Frame 1 (no input): blank canvas, image omitted
Frame 60 (the mouse pressed at the canvas centre just before this capture): blank canvas, image omitted
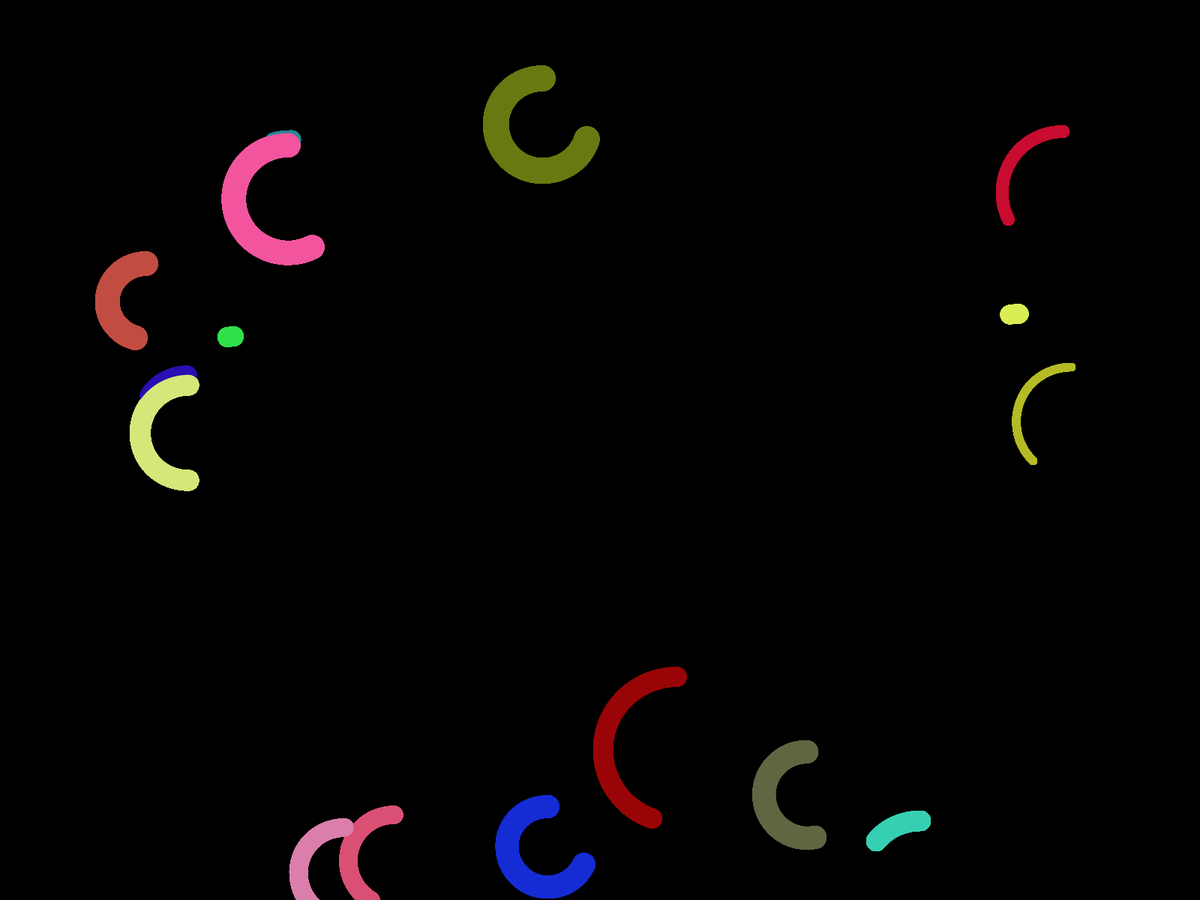
Frame 120 (the mouse held since frame 60 and released just before this capture)

The Processing sketch whose frames 1 and 60 were blank and that drew this single picture after the mouse press (run headless with seeded random() and noise(); from frame 60 on, the mouse is pressed at the canvas centre):

// Processing sketch: Arc
// ── Arc.pde

int size=int(random(10,25));
ArcClass[] arc= new ArcClass[size];

void setup(){
    //size(1240, 620);
    fullScreen();
    background(0);
    for(int i=0; i<size; i++){
      arc[i]=new ArcClass();
    }
}

void draw(){
  clear();
  for(int i=0; i<size; i++){
      arc[i].drawArcs();
    }
     
}

// ── ArcClass.pde
class ArcClass{
  int x=int(random(150, width));
  int y=int(random(150, height));
  int radius=int(random(100, 200));  
  color c=color(random(0, 255), random(0, 255), random(0, 255));
  float thickness=random(4,40);
  float start=random(0,2*PI);
  
  
  float length=0;
  void drawArcs()
  {
    noFill();
    strokeWeight(thickness);
    stroke(c);
    
    arc(x,y, radius, radius, start,map(mouseX, 0,width/1.5, 0,2*PI));
    length+=0.01;
    //if(length%360==0){
    //length=0;
    //c=color(random(0, 255), random(0, 255), random(0, 255));
    //}
  }

}
